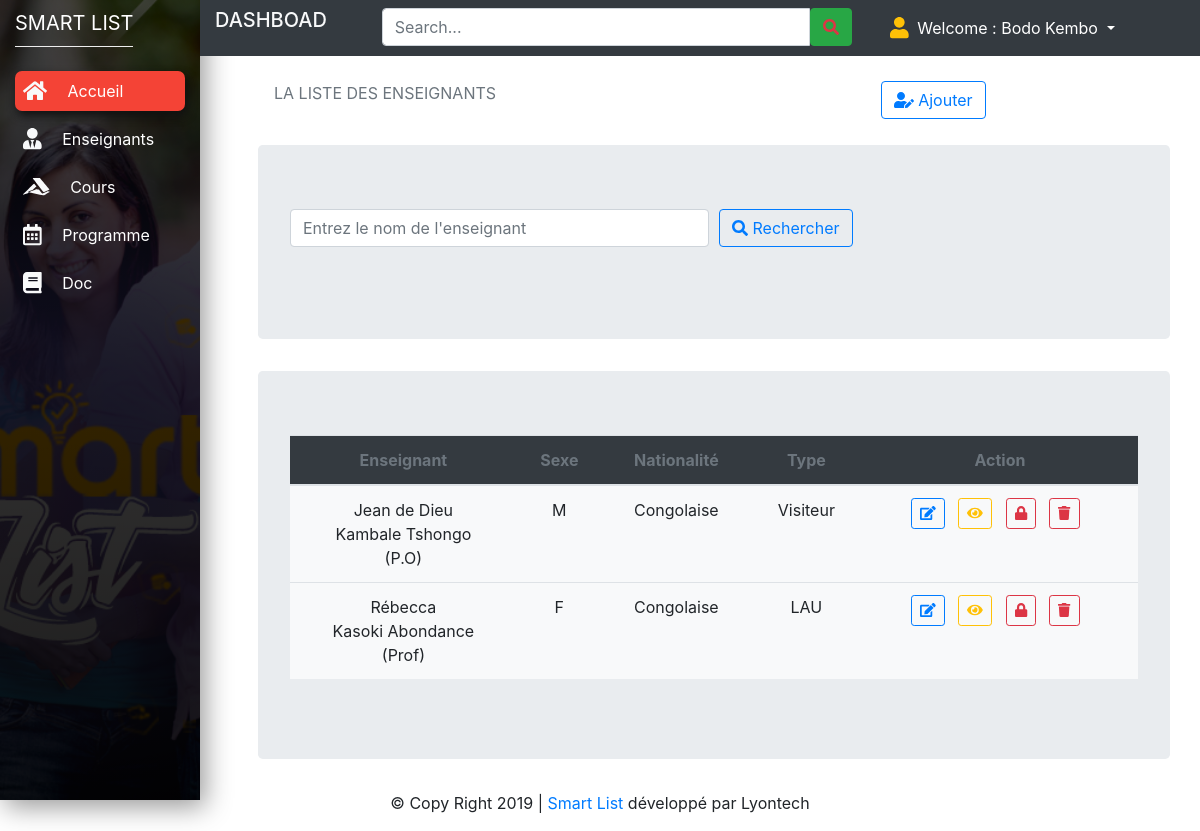
/pages/secretariat/dashboard.php?p=enseignant (signed in), run on the app's committed database.
### tables this page shows
CREATE TABLE `t_enseignant` (
  `idEns` int(11) NOT NULL,
  `idfac` int(11) DEFAULT NULL,
  `noms` varchar(100) DEFAULT NULL,
  `prenom` varchar(50) DEFAULT NULL,
  `sexe` varchar(2) DEFAULT NULL,
  `nationalite` varchar(100) DEFAULT NULL,
  `adresse` varchar(100) DEFAULT NULL,
  `categorie` varchar(20) DEFAULT NULL,
  `typens` varchar(20) DEFAULT NULL,
  `description` text NOT NULL,
  `datecre_at` varchar(20) DEFAULT NULL,
  `date_update` varchar(20) DEFAULT NULL
);

### pages/secretariat/enseignant.php (the view, shortened to what this page needs)
<?php
require_once('../../app/cnx.php') ;
 $name=isset($_POST['name'])?$_POST['name']:"";
  $requete="SELECT * FROM t_enseignant WHERE noms like '%$name%'";
  $resultat=$bdd->query($requete);
  ?>
<div style="margin-left:20%;width:5000px">
    <div class="row p-3 mb-2">
       <div class="col-md-8 ">
        <p class="text-muted">LA LISTE DES ENSEIGNANTS</p>
       </div>
       <div class="col-md-4">
       <button type="button" class="btn btn-outline-primary my-2 my-sm-0" data-toggle="modal" data-target="#Enseignant">
            <span class="fas fa-user-edit"></span>
                  Ajouter
              </button>
       </div>
     </div>
    <div class="jumbotron" id="div-id-name">
          <div class="card-title">
            <form action="dashboard.php.php?p=enseignant" method="POST">
             <div class="form-row">
                <div class="form-group col-md-6">
                  <input type="text" class="form-control" name="name" placeholder="Entrez le nom de l'enseignant">
                </div>
                <div class="form-group col-md-4">
                  <button type="submit" class="btn btn-outline-primary my-2 my-sm-0"> <i class="fas fa-search"></i> Rechercher</button>
                 </div>
              </div>
            </form>
        </div>
    </div>
    <div class="jumbotron" id="div-id-name">
       <table class="table bg-light text-center">
      <thead>
        <tr class="text-muted bg-dark table-striped">
          <th scope="col">Enseignant</th>
          <th scope="col">Sexe</th>
          <th scope="col">Nationalité</th>
          <th scope="col">Type</th>
          <th scope="col">Action</th>
      </tr>
      </thead>
     <tbody>
        <tr>
          <?php
            foreach($resultat as $enseignant)
            {
              ?>
              <tr>
                <td>
                <?php echo $enseignant['prenom']?><br>
                <?php echo $enseignant['noms']?><br>
                (<?php echo $enseignant['categorie']?>)
              </td>
              <td>
                <?php echo $enseignant['sexe']?>
              </td>
              <td>
                <?php echo $enseignant['nationalite']?>
              </td>
              <td>
                <?php echo $enseignant['typens']?>
              </td>
              <td>
                <a class="btn btn-sm btn-outline-primary" href="dashboard.php?p=editens&id=<?php echo $enseignant['idEns']?>">
                  <span class="fas fa-edit"></span>
                </a> &nbsp;
                <a class="btn btn-sm btn-outline-warning" href="dashboard.php?p=detailens&id=<?php echo $enseignant['idEns']?>">
                  <span class="fas fa-eye"></span>
                </a> &nbsp;
                <a class="btn btn-sm btn-outline-danger" href="dashboard.php?p=accountens&id=<?php echo $enseignant['idEns']?>">
                  <span class="fas fa-lock"></span>
                </a> &nbsp;
                <a class="btn btn-sm btn-outline-danger" href="dashboard.php?p=deletens&id=<?php echo $enseignant['idEns']?>">
                  <span class="fas fa-trash"></span>
                </a> &nbsp;
              </td>
              </tr>
        <?php
          }
          ?>
        </tr>
      </tbody>
    </table>
    </div>
</div>

### css/design.css (style rules this page uses)
* { margin: 0px; padding: 0px; }
body { font-family: 'Montserrat', sans-serif; }

### data on the page
t_enseignant: prenom "Jean de Dieu", noms "Kambale Tshongo", categorie "P.O", sexe "M", nationalite "Congolaise", typens "Visiteur"
t_enseignant: prenom "Rébecca", noms "Kasoki Abondance", categorie "Prof", sexe "F", nationalite "Congolaise", typens "LAU"

### other printed values
$user "Bodo Kembo"
